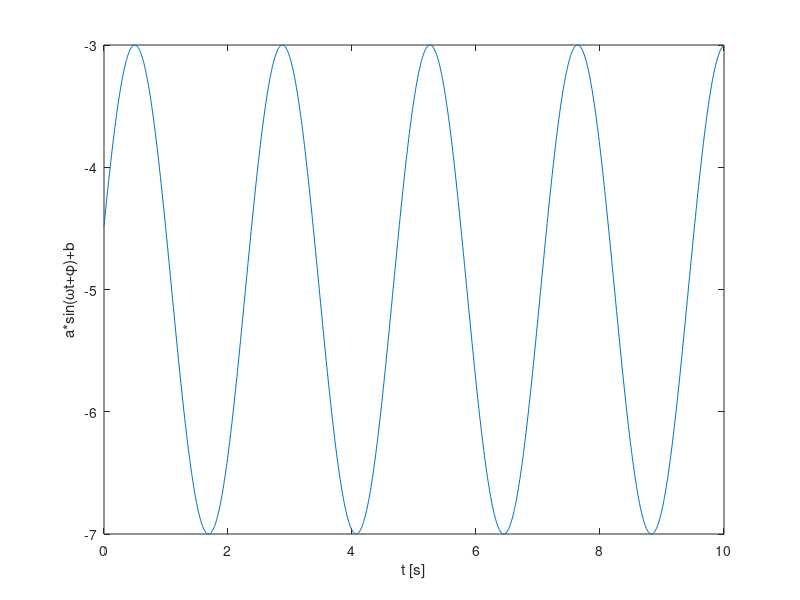

This chart was generated by the following MATLAB code: (Note: this script raises an error after producing the figure.)
real_frequency = .42;         % Hz
real_phase     = deg2rad(15); % radians
real_amplitude = 2;           % <scalar>
real_offset    = -5;          % <scalar>

T_start        = 0;           % seconds
T_end          = 10;          % seconds
N_samples      = 1000;        % <number of samples>

% generate the time vector
time_vector = linspace(T_start, T_end, N_samples);

% generate the data vector
real_omega = 2*pi*real_frequency;
real_data = real_amplitude*sin(real_omega*time_vector+real_phase) + real_offset;

% plot the real data
close all;
plot(time_vector, real_data);
xlabel('t [s]');
ylabel('a*sin(\omegat+\phi)+b');

% "it it is easier to approximate
%  a probability distribution than it is to approximate
%  an arbitrary nonlinear function or transformation"
% J. K. Uhlmann, �Simultaneous map building and localization for
% real time applications,� transfer thesis, Univ. Oxford, Oxford, U.K.,
% 1994.

% set initial state estimate
x = [1;  % frequency [Hz]
     0;  % phase [rad]
     1;  % amplitude [<scalar>]
     0]; % offset [<scalar>]
 
% set initial state covariance
P = 1000*diag(ones(size(x)));
 
% simulate
for i=1:numel(time_vector);
    % obtain current time and time delta to last step
    t = time_vector(i);
    if i > 1
        T = t(i)-t(i-1);
    else
        T = 0;
    end
    
    % define the nonlinear state transition function
    state_transition_fun = @(x) x;

    % define the nonlinear observation function
    % note this is time dependent
    observation_fun = @(x) x(3)*sin(2*pi*x(1)*T+x(2))+x(4);
    
    % time update - propagate state
    [x_priori, P_priori, X, Xwm, Xwc] = unscented(state_transition_fun, x, P, 'n_out', 4);
    
% TODO: add prediction noise R_t to P_priori
    
    % determine what we should observe
    [y, Py, Y, Ywm, Ywc] = unscented(observation_fun, x_priori, P_priori, 'n_out', 1);
    
% TODO: add measurement noise Q_t to Sy
    
    % calculate cross-covariance
    Pxy = zeros(numel(x), numel(z));
    for j=1:numel(Ywc)
        % TODO: there be dragons
        Pxy = Pxy + Ywc(j)*(X(:,i)-my)*(Y(:,i)-my)';
    end
    
end